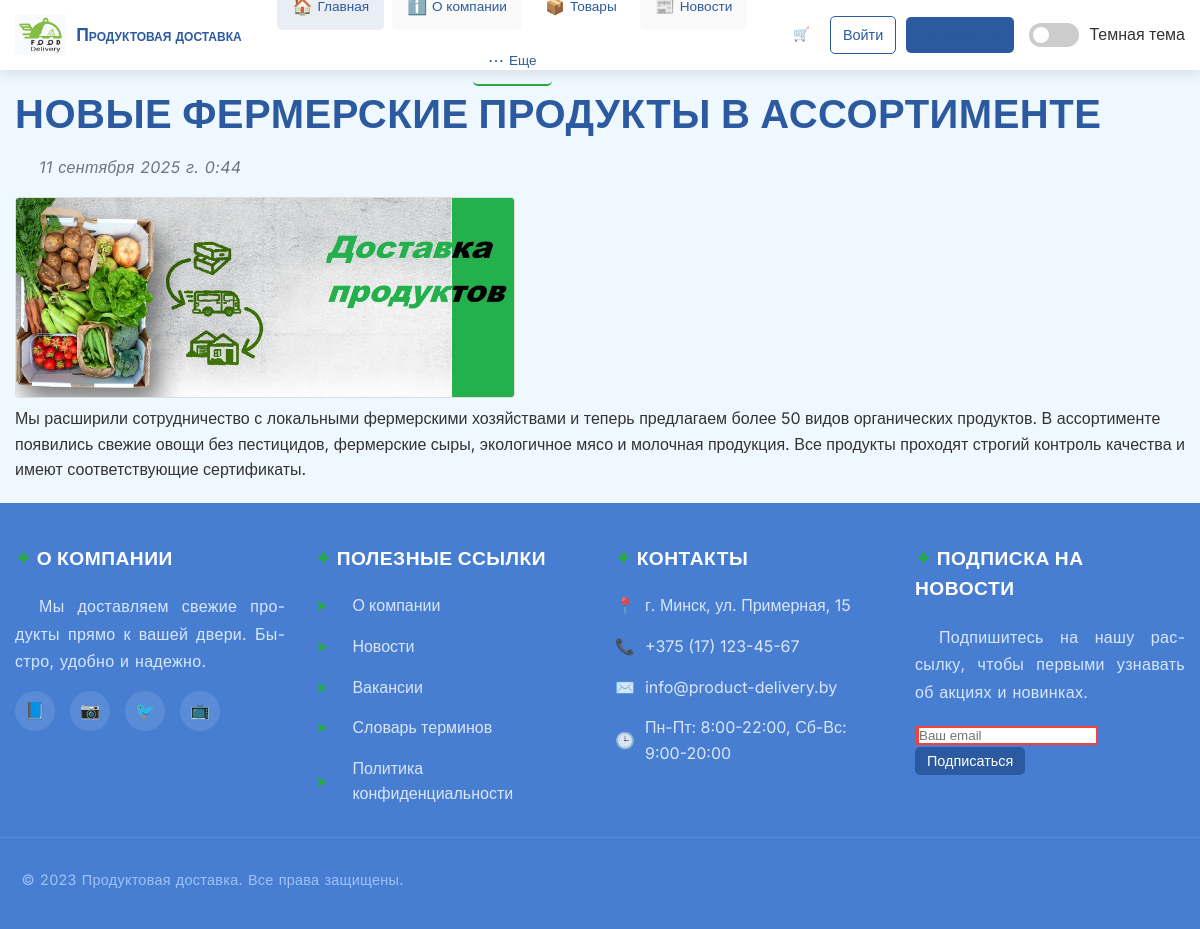
Screenshot of /news/4/ with the database file from the repository.
### delivery_app/models.py (models this page shows, shortened)
class Article(models.Model):
    title = models.CharField(max_length=200)
    summary = models.CharField(max_length=200)
    content = models.TextField()
    image = models.ImageField(upload_to='article_images/', blank=True, null=True)
    published_date = models.DateTimeField(auto_now_add=True)

### delivery_app/views.py (the view)
# urls.py: path('news/<int:pk>/', views.news_detail, name='news_detail'),
def news_detail(request, pk):
    article = get_object_or_404(Article, pk=pk)
    return render(request, 'delivery_app/news_detail.html', {'article': article})

### delivery_app/templates/delivery_app/news_detail.html (shortened to what this page needs)
{% extends "delivery_app/base.html" %}
{% load static %}
{% block content %}
<article>
  <h1>{{ article.title }}</h1>
  <p><em>{{ article.published_date }}</em></p>
  {% if article.image %}
            <img src="{{ article.image.url }}" alt="{{ article.title }}" style="max-width: 500px; border: 1px solid #ddd; border-radius: 4px;">
  {% endif %}
  <div>{{ article.content|safe }}</div>
</article>
{% endblock %}

### delivery_app/static/delivery_app/css/style.css (style rules this page uses)
:root { --primary-color: #2c5aa0; --primary-dark: #1e3d6f; --primary-light: #3a6bc0; --secondary-color: #4CAF50; --secondary-dark: #388E3C; --accent-color: #FF9800; --text-dark: #2c3e50; --text-light: #6c757d; --bg-light: #f8f9fa; --bg-white: #ffffff; --border-color: #e9ecef; --shadow: 0 4px 12px rgba(0, 0, 0, 0.1); --shadow-hover: 0 8px 24px rgba(0, 0, 0, 0.15); }
* { margin: 0; padding: 0; box-sizing: border-box; }
body { font-family: 'Segoe UI', Tahoma, Geneva, Verdana, sans-serif; line-height: 1.6; color: var(--text-dark); background-color: var(--bg-light); }
h1, h2, h3, h4, h5, h6 { color: var(--primary-color); margin-bottom: 1rem; font-weight: 600; }
h1 { font-size: 2.5em; line-height: 1.2; }
p { margin-bottom: 1rem; color: var(--text-light); }

### delivery_app/templates/delivery_app/base.html (style rules this page uses)
:root { --primary-color: #2c5aa0; --secondary-color: #f8f9fa; --accent-color: #28a745; --text-color: #333; --light-text: #6c757d; --border-color: #e9ecef; --shadow: 0 4px 12px rgba(0, 0, 0, 0.1); --transition: all 0.3s ease; }
* { margin: 0; padding: 0; box-sizing: border-box; }
body { font-family: 'Inter', sans-serif; line-height: 1.6; color: var(--text-color); background-color: #f0f8ff; background-image: radial-gradient(ellipse at 30% 20%, rgba(173, 216, 230, 0.4) 0%, transparent 50%), radial-gradient(ellipse at 70% 80%, rgba(135, 206, 250, 0.3) 0%, transparent 50%) fixed !important; background-attachment: fixed !important; display: flex; flex-direction: column; min-height: 100vh; }
h1, h2, h3 { font-weight: 700; margin-bottom: 1rem; text-transform: uppercase; letter-spacing: 0.5px; }
p { margin-bottom: 1rem; text-indent: 1.5em; line-height: 1.7; word-spacing: 0.05em; letter-spacing: 0.02em; text-align: justify; word-wrap: break-word; hyphens: auto; }

### rows the page displays
Article: title "НОВЫЕ ФЕРМЕРСКИЕ ПРОДУКТЫ В АССОРТИМЕНТЕ", published_date "11 сентября 2025 г. 0:44", image (picture), content "Мы расширили сотрудничество с локальными фермерскими хозяйствами и теперь предлагаем более 50 видов органических продуктов. В ассортименте появились свежие овощи без пестицидов, фермерские сыры, экологичное мясо и молочная продукция. Все продукты проходят строгий контроль качества и имеют соответствующие сертификаты."
